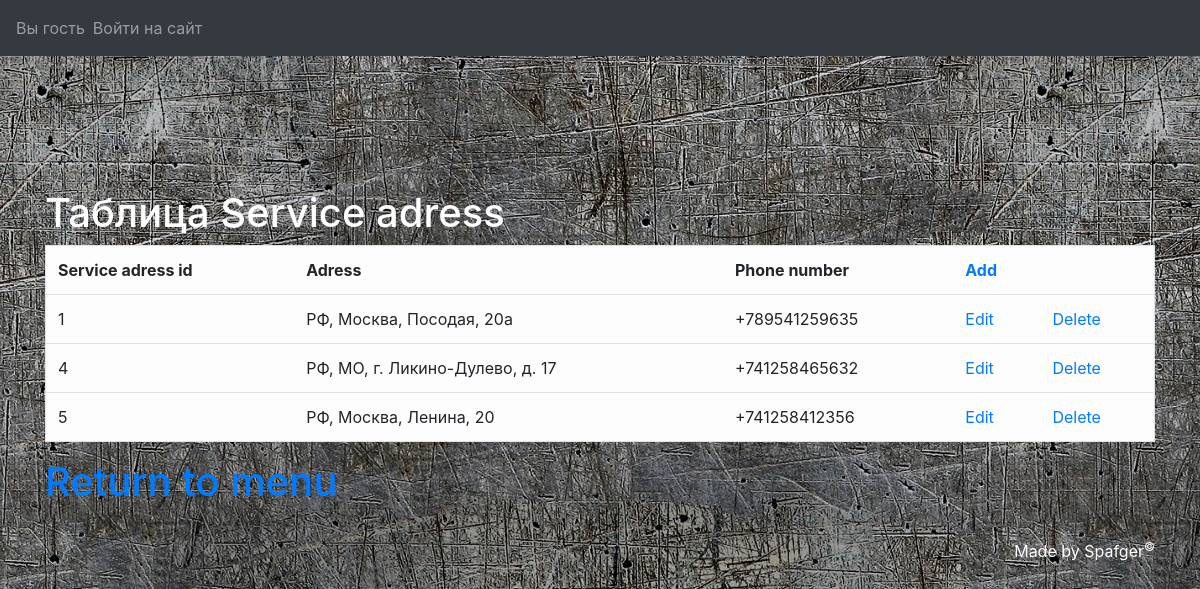
Screenshot of /LabaUD/mainmenu/Sera/outsera with the database file from the repository.
### LabaUD/models.py (models this page shows, shortened)
class Service_adress(models.Model):
    id_service_adress = models.AutoField(primary_key=True)
    service_adress = models.CharField(max_length=128)
    phone_number_adress = models.CharField(max_length=13)

### LabaUD/views.py (the view)
def outsera(request):
    cur_user = get_user(request)
    sera_list = Service_adress.objects.all()
    return render(request, "bdedit/Sera/outsera.html", locals())

### templates/bdedit/Sera/outsera.html (shortened to what this page needs)
{% extends "base.html" %}
{% block content %}
    <div class="container">
        <h1 style="color: #FFFFFF">Таблица Service adress</h1>
        <table class="table table-light border table-hover" align="center">
            <tr class="bold_text">
                <td>Service adress id</td>
                <td>Adress</td>
                <td>Phone number</td>
                <td><a href="{% url "add_sera" %}">Add</a></td>
            </tr>
            {% for sera in sera_list %}
                <tr>
                    <td>{{ sera.id_service_adress }}</td>
                    <td>{{ sera.service_adress }}</td>
                    <td>{{ sera.phone_number_adress }}</td>
                    <td><a href="{% url "edit_sera" sera.id_service_adress %}">Edit</a></td>
                    <td><a href="{% url "delete_sera" sera.id_service_adress %}">Delete</a></td>
                </tr>
            {% endfor %}
        </table>
        <h1><a href="../../mainmenu">Return to menu</a>
        </h1>
    </div>
{% endblock content %}

### LabaUD/static/css/styles.css (style rules this page uses)
.bold_text { font-weight: bold; }

### rows the page displays
Service_adress: id_service_adress "1", service_adress "РФ, Москва, Посодая, 20а", phone_number_adress "+789541259635"
Service_adress: id_service_adress "4", service_adress "РФ, МО, г. Ликино-Дулево, д. 17", phone_number_adress "+741258465632"
Service_adress: id_service_adress "5", service_adress "РФ, Москва, Ленина, 20", phone_number_adress "+741258412356"
